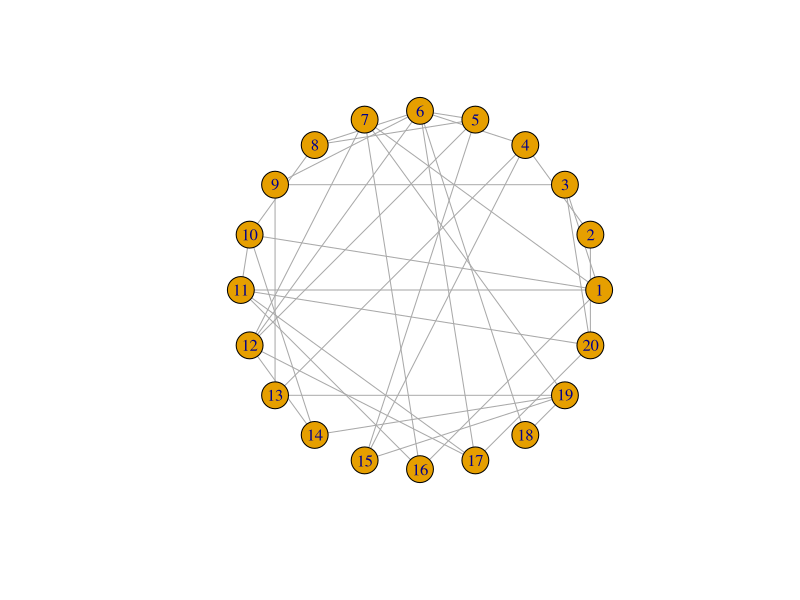
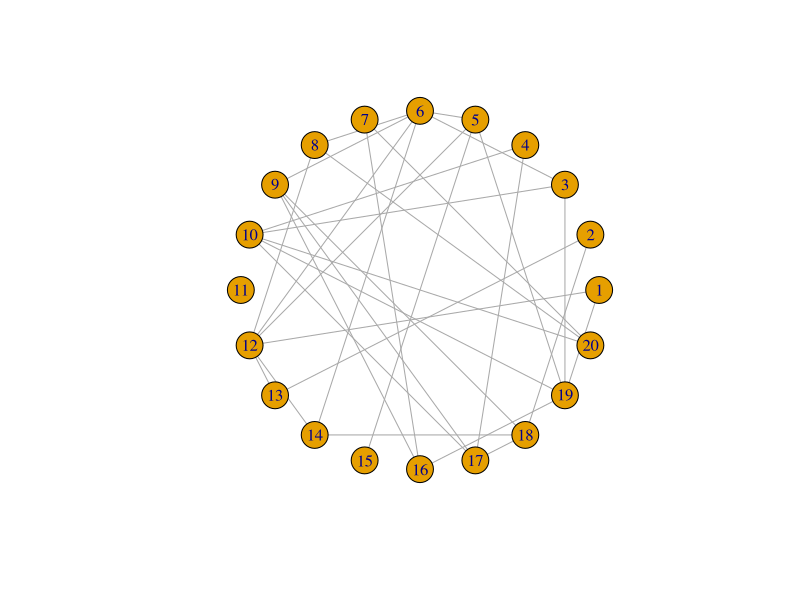
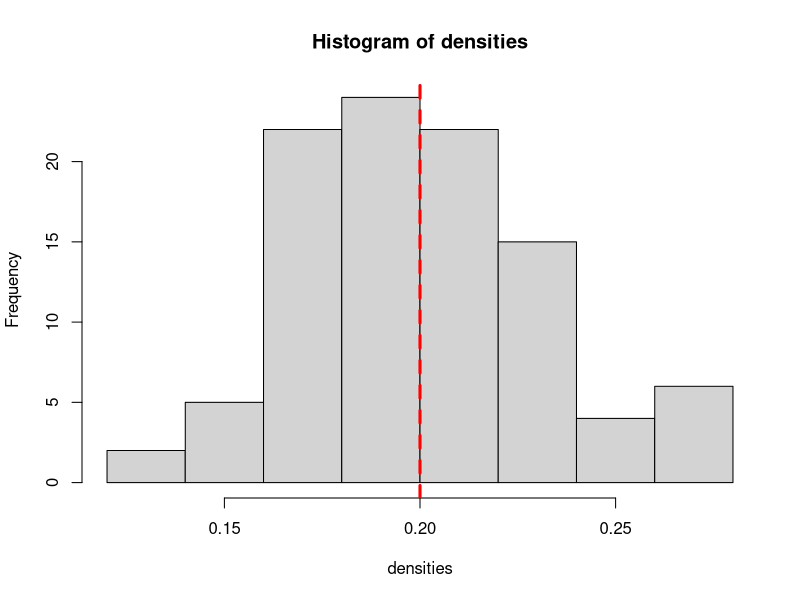
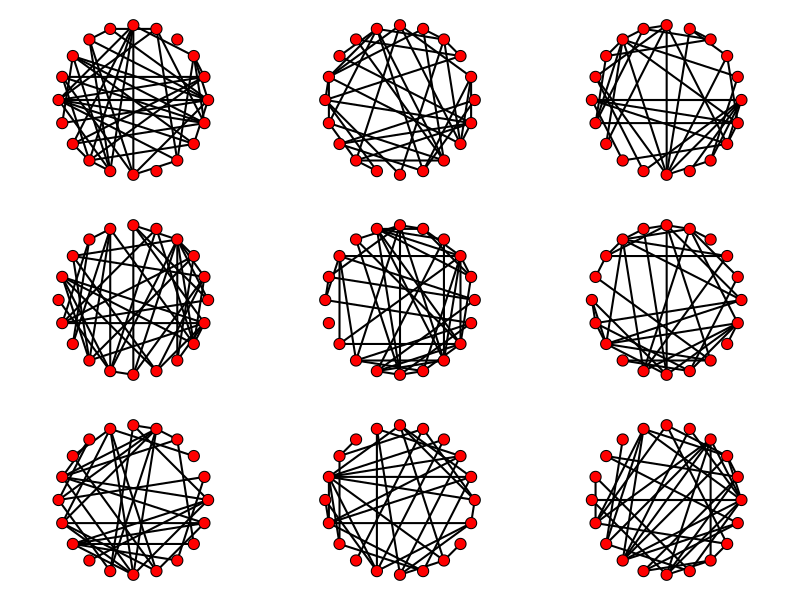
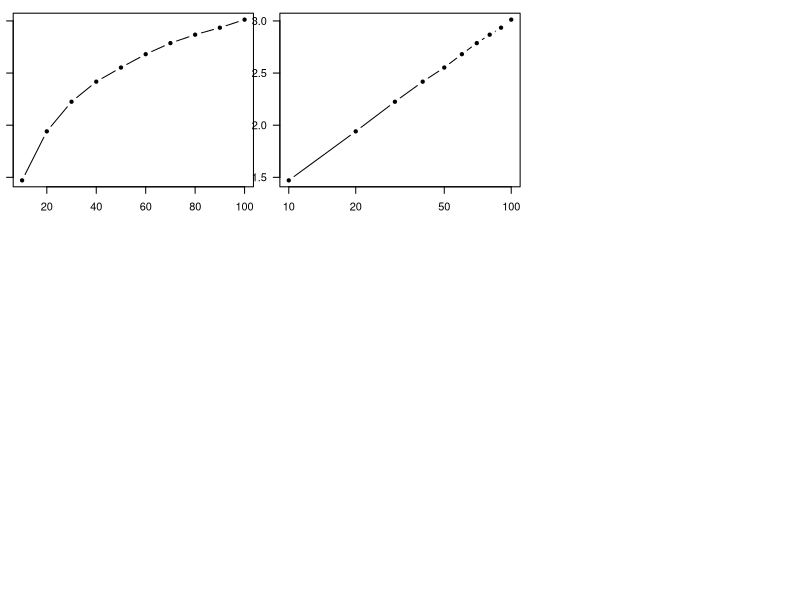

Source code (R) for these figures, in order:
## ---- chunk 1
library(knitr)
knitr::opts_chunk$set(fig.width=4, fig.height=3.5, message=F) 
set.seed(2)
## ---- chunk 2
library(igraph)
g1=erdos.renyi.game(20,38,type="gnm") 
g1
graph.density(g1) 
plot(g1,layout=layout.circle)
## ---- chunk 3
g2=erdos.renyi.game(20,0.2,type="gnp") 
ecount(g2)
graph.density(g2) 
plot(g2,layout=layout.circle)
## ---- chunk 4
densities=vector(length=100) #set up empty vector 
for (i in 1:100){
r=erdos.renyi.game(20,0.2,type="gnp") #random graph
densities[i]=graph.density(r) #store the density of random graph as the ith element of the vector
}
densities #print the resulting vector (I won't show this below) mean(densities) #calculate the mean density
## ---- chunk 5
hist(densities)
abline(v=0.2,lwd=3,lty=2,col="red") #draw a vertical line at x = 0.2. Make this line width = 3, line type = 2 (dashed line), and the line color = red
## ---- chunk 6
# Make a plot of 9 random graphs
par(mfrow=c(3,3),mar=c(1,1,1,1)) #the mfrow= argument sets up the number of rows and columns within the plotting region. mar= argument sets the margins of the figures:c(bottom,left,top,right).
for (i in 1:9){
r=erdos.renyi.game(20,p=0.2)
plot(r,layout=layout.circle,edge.color="black",edge.width=2,vertex.color="red",vertex.label="") #a bunch of arguments to make the figure look pretty.
}
## ---- chunk 7
 seq(from=10,to=100,by=10) #create a vector of numbers starting from 10, ending in 100, in intervals of 10.
## ---- chunk 8
paths=matrix(ncol=10,nrow=500) 
for (n in seq(10,100,10)){
for(i in 1:500){ 
  r=erdos.renyi.game(n,p=(5/(n-1))) 
  paths[i,n/10]=average.path.length(r)
}
}
head(paths)
## ---- chunk 9
paths.avg=apply(paths,2,mean) 
paths.avg
## ---- chunk 10
x=seq(10,100,10) #the x-axis is going to be 10, 20, 30,...100
plot(x,paths.avg,type="b",pch=20,xlab="N",ylab="Average Path Length", las=1)
## ---- chunk 11
plot(x,paths.avg,type="b",pch=20,xlab="N",ylab="Average Path Length",log="x",las=1)
